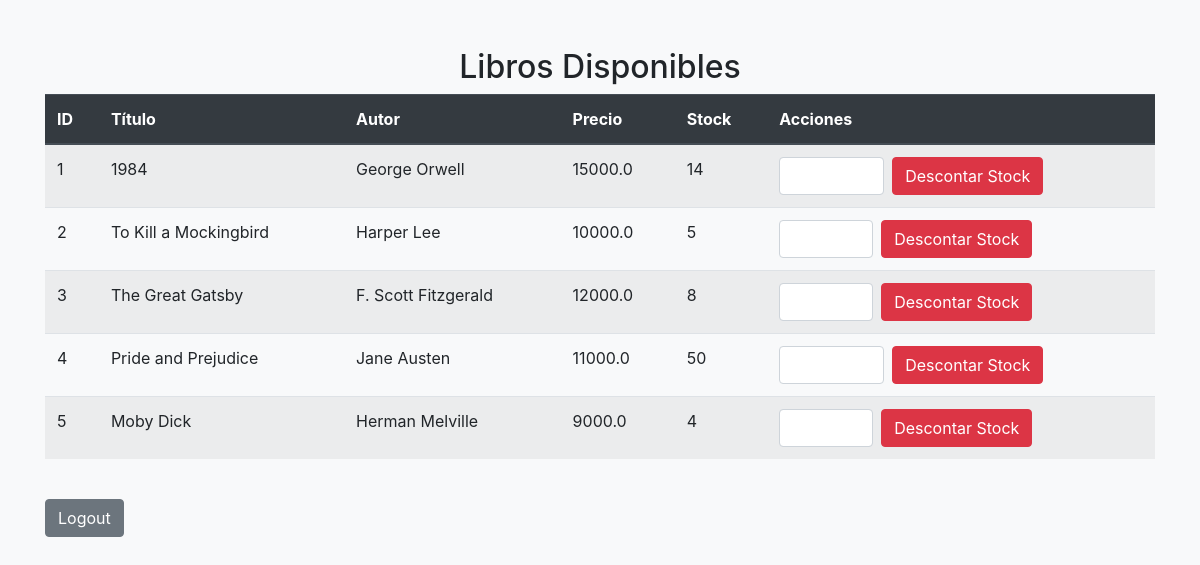
Page /libros on the committed database.
### tables this page shows
CREATE TABLE libro (
          id INTEGER PRIMARY KEY,
          titulo TEXT NOT NULL,
          autor TEXT NOT NULL,
          precio REAL NOT NULL,
          stock INTEGER NOT NULL
          );

### app.py (the view)
@app.route('/libros')
def libros():
    conn = sqlite3.connect('libroyenny.db')
    c = conn.cursor()
    c.execute("SELECT * FROM libro")
    libros = c.fetchall()
    conn.close()
    return render_template('libros.html', libros=libros)

### templates/libros.html (shortened to what this page needs)
<!DOCTYPE html>
<html lang="en">
<head>
    <link rel="stylesheet" href="https://stackpath.bootstrapcdn.com/bootstrap/4.3.1/css/bootstrap.min.css">
</head>
<body class="bg-light">
    <div class="container mt-5">
        <h2 class="text-center">Libros Disponibles</h2>
        <table class="table table-striped">
            <thead class="thead-dark">
                <tr>
                    <th>ID</th>
                    <th>Título</th>
                    <th>Autor</th>
                    <th>Precio</th>
                    <th>Stock</th>
                    <th>Acciones</th>
                </tr>
            </thead>
            <tbody>
                {% for libro in libros %}
                <tr>
                    <td>{{ libro[0] }}</td>
                    <td>{{ libro[1] }}</td>
                    <td>{{ libro[2] }}</td>
                    <td>{{ libro[3] }}</td>
                    <td>{{ libro[4] }}</td>
                    <td>
                        <form action="/update_stock" method="post" class="form-inline">
                            <div class="form-group">
                                <input type="number" name="cantidad" class="form-control" min="1" max="{{ libro[4] }}" required>
                            </div>
                            <button type="submit" class="btn btn-danger ml-2">Descontar Stock</button>
                        </form>
                    </td>
                </tr>
                {% endfor %}
            </tbody>
        </table>
        <br>
        <button onclick="window.location.href='/login'" class="btn btn-secondary">Logout</button>
    </div>
</body>
</html>

### rows in the picture
libro: id "1", titulo "1984", autor "George Orwell", precio "15000.0", stock "14"
libro: id "2", titulo "To Kill a Mockingbird", autor "Harper Lee", precio "10000.0", stock "5"
libro: id "3", titulo "The Great Gatsby", autor "F. Scott Fitzgerald", precio "12000.0", stock "8"
libro: id "4", titulo "Pride and Prejudice", autor "Jane Austen", precio "11000.0", stock "50"
libro: id "5", titulo "Moby Dick", autor "Herman Melville", precio "9000.0", stock "4"
